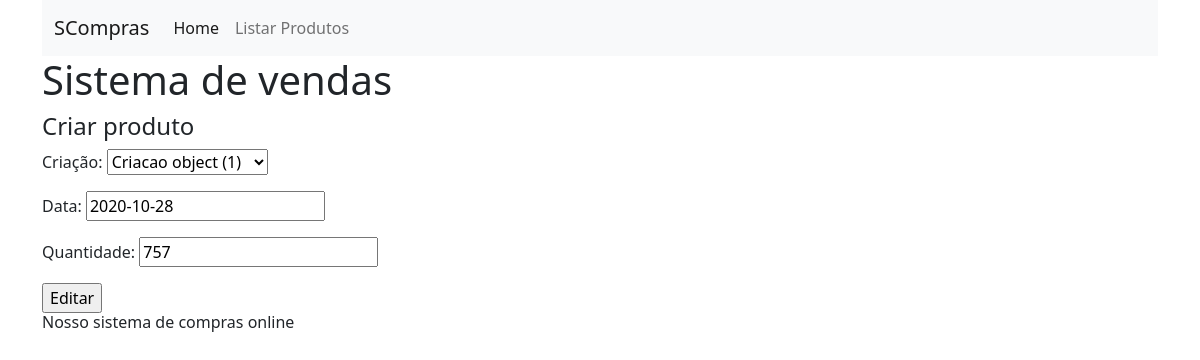
/producao/editar-coleta/1/, run on the app's committed database.
### Producao/models.py (models this page shows)
class Coleta(models.Model):
    id = models.AutoField(primary_key=True)
    criacao = models.ForeignKey(Criacao, on_delete=models.CASCADE, verbose_name="Criação")
    data = models.DateField(blank=True, null=True, verbose_name="Data")
    quantidade = models.IntegerField(verbose_name="Quantidade")

### Producao/views.py (the view)
# urls.py: path('editar-coleta/<int:pk>/', views.editar_coleta, name='editar_coleta'),
def editar_coleta(request, pk):
    coleta = get_object_or_404(Coleta, pk=pk)
    if request.method == 'POST':
        form = ColetaForm(request.POST, instance=coleta)
        if form.is_valid():
            form.save()
    else:
        form = ColetaForm(instance=coleta)
    return render(request, 'Producao/editar_coleta.html', {'form': form, 'coleta': coleta})

### Producao/forms.py (shortened to what this page needs)
class ColetaForm(ModelForm):
    class Meta:
        model = Coleta
        fields = ['criacao', 'data', 'quantidade']

### templates/Producao/editar_coleta.html (shortened to what this page needs)
{% extends "base.html" %}
{% block subtitulo %}
Criar produto
{% endblock %}
{% block conteudo %}
    <form method="POST">
        {{ form.as_p }}
        <input type="submit" value="Editar" id="submit_button">
    </form>
{% endblock %}
{% block rodape %}
Nosso sistema de compras online
{% endblock %}

### data on the page
Coleta: criacao "Criacao object (1)", data "2020-10-28", quantidade "757"
